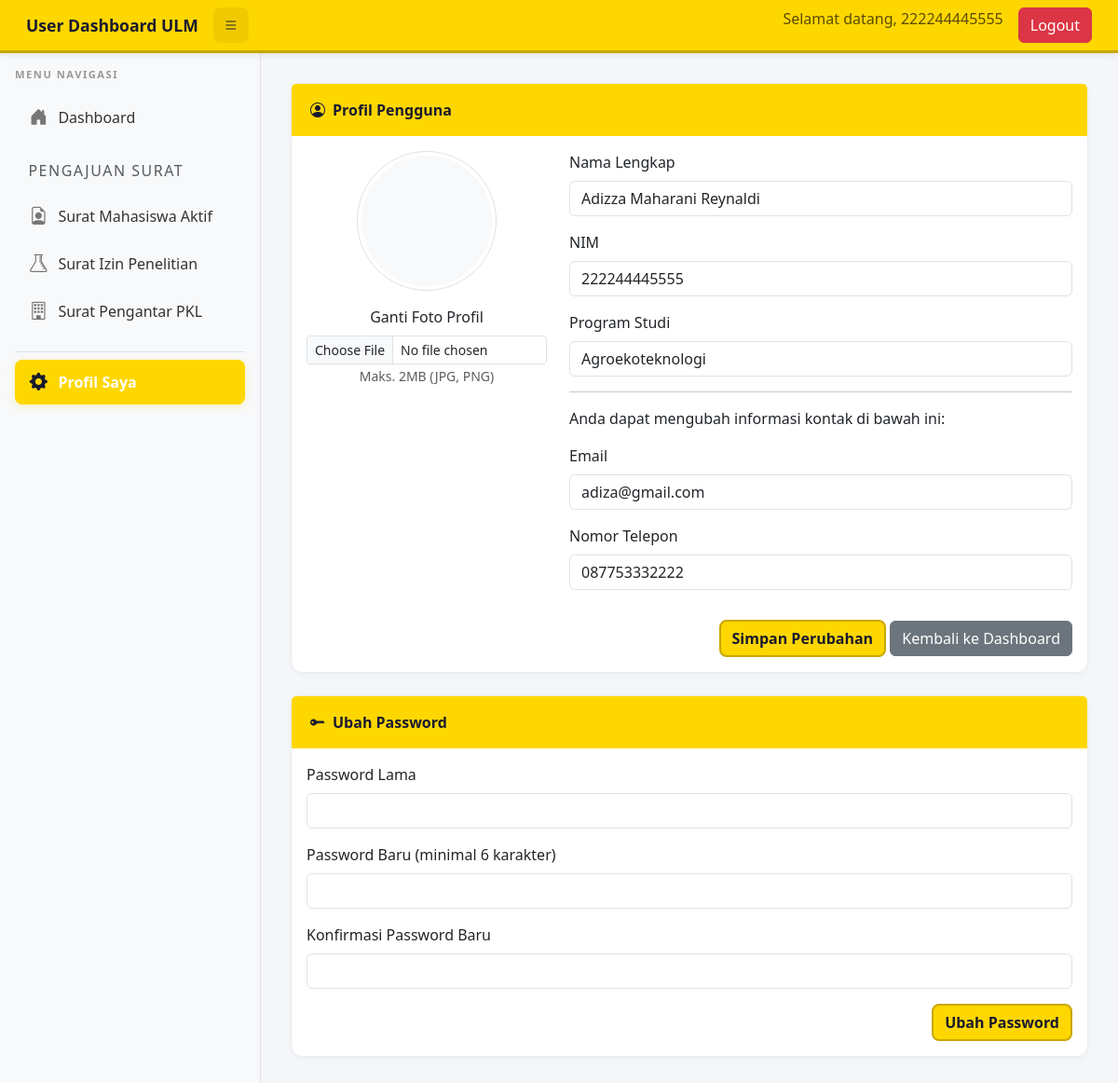
Screenshot of /user/profil.php (signed in) with the database file from the repository.
### tables this page shows
CREATE TABLE `users` (
  `id` int(11) NOT NULL,
  `nama_lengkap` varchar(100) NOT NULL,
  `prodi_id` int(11) DEFAULT NULL,
  `username` varchar(50) NOT NULL,
  `email` varchar(255) DEFAULT NULL,
  `telepon` varchar(20) DEFAULT NULL,
  `password` varchar(255) NOT NULL,
  `foto_profil` varchar(255) DEFAULT NULL,
  `role` enum('admin','user','dekan','wakil_dekan') NOT NULL DEFAULT 'user',
  `created_at` timestamp NOT NULL DEFAULT current_timestamp()
);

CREATE TABLE `program_studi` (
  `id` int(11) NOT NULL,
  `nama_prodi` varchar(255) NOT NULL,
  `nama_fakultas` varchar(255) NOT NULL
);

### user/profil.php (the view, shortened to what this page needs)
<?php
require '../config/database.php';
$stmt = $pdo->prepare("
    SELECT u.*, p.nama_prodi, u.foto_profil
    FROM users u
    LEFT JOIN program_studi p ON u.prodi_id = p.id
    WHERE u.id = ?
");
$stmt->execute([$_SESSION['user_id']]);
$user = $stmt->fetch();
?>
<!DOCTYPE html>
<html lang="id">
<head>
    <link href="https://cdn.jsdelivr.net/npm/bootstrap@5.3.2/dist/css/bootstrap.min.css" rel="stylesheet">
    <link href="https://cdn.jsdelivr.net/npm/bootstrap-icons/font/bootstrap-icons.css" rel="stylesheet">
    <link rel="stylesheet" href="../assets/css/style.css">
    <link rel="stylesheet" href="../assets/css/responsive.css">
</head>
<body>
<nav class="navbar navbar-expand-lg navbar-custom">
    <div class="container-fluid">
        <a class="navbar-brand" href="index.php">User Dashboard ULM</a>
        <div class="collapse navbar-collapse">
            <ul class="navbar-nav">
                <li class="nav-item"><button class="btn" id="sidebar-toggle"><i class="bi bi-list"></i></button></li>
            </ul>
            <ul class="navbar-nav ms-auto">
                <li class="nav-item">
                    <span class="navbar-text me-3">Selamat datang, <?= htmlspecialchars($_SESSION['username']); ?></span>
                </li>
                <li class="nav-item">
                    <a href="../auth/logout.php" class="btn btn-danger">Logout</a>
                </li>
            </ul>
        </div>
    </div>
</nav>
<div class="main-container">
    <div class="sidebar p-3">
        <h5 class="sidebar-heading mb-3"><span class="link-text">Menu Navigasi</span></h5>
        <ul class="nav flex-column">
            <li class="nav-item">
                <a class="nav-link" href="index.php">
                    <i class="bi bi-house-door-fill"></i>
                    <span class="link-text">Dashboard</span>
                </a>
            </li>
            <li class="nav-item mt-2">
                <span class="nav-link text-muted sidebar-heading"><span class="link-text">Pengajuan Surat</span></span>
            </li>
            <li class="nav-item">
                <a class="nav-link" href="ajukan_surat_aktif.php"><i class="bi bi-file-earmark-person"></i><span class="link-text"> Surat Mahasiswa Aktif</span></a>
            </li>
            <li class="nav-item">
                <a class="nav-link" href="ajukan_surat_penelitian.php"><i class="bi bi-flask"></i><span class="link-text"> Surat Izin Penelitian</span></a>
            </li>
            <li class="nav-item">
                <a class="nav-link" href="ajukan_surat_pkl.php"><i class="bi bi-building"></i><span class="link-text"> Surat Pengantar PKL</span></a>
            </li>
            <li class="nav-item mt-3 border-top pt-2">
                <a class="nav-link active" href="profil.php">
                    <i class="bi bi-gear-fill"></i>
                    <span class="link-text">Profil Saya</span>
                </a>
            </li>
        </ul>
    </div>
    <div class="content">
        <div class="card">
            <div class="card-header card-header-custom">
                <i class="bi bi-person-circle me-2"></i>Profil Pengguna
            </div>
            <div class="card-body">
                <form action="proses_update_profil.php" method="POST" enctype="multipart/form-data">
                    <div class="row">
                        <div class="col-md-4 text-center">
                            <?php
                                $foto_path = '../assets/uploads/profil/' . ($user['foto_profil'] ?? 'default.png');
                            ?>
                            <img src="<?= $foto_path ?>" alt="Foto Profil" class="img-thumbnail rounded-circle mb-3" style="width: 150px; height: 150px; object-fit: cover;">
                            <div class="mb-3">
                                <label for="foto_profil" class="form-label">Ganti Foto Profil</label>
                                <input class="form-control form-control-sm" type="file" id="foto_profil" name="foto_profil" accept="image/png, image/jpeg">
                                <small class="text-muted">Maks. 2MB (JPG, PNG)</small>
                            </div>
                        </div>
                        <div class="col-md-8">
                            <div class="mb-3">
                                <label for="nama_lengkap" class="form-label">Nama Lengkap</label>
                                <input type="text" class="form-control" id="nama_lengkap" value="<?= htmlspecialchars($user['nama_lengkap']); ?>" readonly>
                            </div>
                            <div class="mb-3">
                                <label for="nim" class="form-label">NIM</label>
                                <input type="text" class="form-control" id="nim" value="<?= htmlspecialchars($user['username']); ?>" readonly>
                            </div>
                            <div class="mb-3">
                                <label for="prodi" class="form-label">Program Studi</label>
                                <input type="text" class="form-control" id="prodi" value="<?= htmlspecialchars($user['nama_prodi'] ?? 'Belum diatur'); ?>" readonly>
                            </div>
                            <hr>
                            <p>Anda dapat mengubah informasi kontak di bawah ini:</p>
                            <div class="mb-3">
                                <label for="email" class="form-label">Email</label>
                                <input type="email" class="form-control" id="email" name="email" value="<?= htmlspecialchars($user['email'] ?? ''); ?>" placeholder="Masukkan alamat email Anda">
                            </div>
                            <div class="mb-3">
                                <label for="telepon" class="form-label">Nomor Telepon</label>
                                <input type="tel" class="form-control" id="telepon" name="telepon" value="<?= htmlspecialchars($user['telepon'] ?? ''); ?>" placeholder="Masukkan nomor telepon Anda">
                            </div>
                        </div>
                    </div>
                    <div class="mt-3 text-end">
                        <button type="submit" class="btn btn-primary-custom">Simpan Perubahan</button>
                        <a href="index.php" class="btn btn-secondary">Kembali ke Dashboard</a>
                    </div>
                </form>
            </div>
        </div>
        <div class="card mt-4">
            <div class="card-header card-header-custom">
                <i class="bi bi-key-fill me-2"></i>Ubah Password
            </div>
            <div class="card-body">
                <form action="proses_ubah_password.php" method="POST">
                    <div class="mb-3">
                        <label for="password_lama" class="form-label">Password Lama</label>
                        <input type="password" class="form-control" id="password_lama" name="password_lama" required>
                    </div>
                    <div class="mb-3">
                        <label for="password_baru" class="form-label">Password Baru (minimal 6 karakter)</label>
                        <input type="password" class="form-control" id="password_baru" name="password_baru" required>
                    </div>
                    <div class="mb-3">
                        <label for="konfirmasi_password" class="form-label">Konfirmasi Password Baru</label>
                        <input type="password" class="form-control" id="konfirmasi_password" name="konfirmasi_password" required>
                    </div>
                    <div class="text-end">
                        <button type="submit" class="btn btn-primary-custom">Ubah Password</button>
                    </div>
                </form>
            </div>
        </div>
    </div>
</div>
</body>
</html>

### assets/css/style.css (style rules this page uses)
:root { --ulm-yellow: #FFD700; --ulm-yellow-light: #FFF8DC; --ulm-yellow-dark: #C7A600; --ulm-gold: #E6C300; --ulm-dark: #1a1a2e; --ulm-body-bg: #f5f6fa; --primary-color: #FFD700; }
body { background-color: var(--ulm-body-bg); font-family: 'Segoe UI', -apple-system, BlinkMacSystemFont, sans-serif; color: #333; }
.navbar-custom { background: #FFD700; border-bottom: 3px solid #C7A600; padding: 0.5rem 1rem; position: sticky; top: 0; z-index: 1030; box-shadow: 0 2px 8px rgba(0,0,0,0.08); }
.navbar-custom .navbar-brand { color: #1a1a2e; font-weight: 700; font-size: 1.1rem; }
#sidebar-toggle { border: none; background: rgba(0,0,0,0.06); border-radius: 8px; width: 38px; height: 38px; display: flex; align-items: center; justify-content: center; transition: all 0.2s; }
#sidebar-toggle i { color: #1a1a2e; }
.btn-primary-custom { background: #FFD700; border: 2px solid #C7A600; color: #1a1a2e; font-weight: 600; border-radius: 8px; transition: all 0.2s; }
.sidebar { background: #fff; border-right: 1px solid #e9ecef; }
.sidebar .sidebar-heading { font-size: 0.7rem; text-transform: uppercase; letter-spacing: 1.5px; color: #999; font-weight: 700; }
.sidebar .nav-link { color: #555; font-size: 0.92rem; font-weight: 500; padding: 0.6rem 0.9rem; border-radius: 8px; margin-bottom: 3px; transition: all 0.2s ease; display: flex; align-items: center; }
.sidebar .nav-link .bi { font-size: 1.1rem; width: 22px; text-align: center; margin-right: 10px; color: #777; }
.sidebar .nav-link.active { background: #FFD700; color: #1a1a2e; font-weight: 700; box-shadow: 0 2px 8px rgba(255, 215, 0, 0.25); }
.sidebar .nav-link.active .bi { color: #1a1a2e; }
.card { border: 1px solid #e9ecef; border-radius: 12px; box-shadow: 0 1px 6px rgba(0,0,0,0.04); transition: all 0.2s ease; }
.card-header-custom { background: #FFD700; color: #1a1a2e; font-weight: 700; border-bottom: none; padding: 1rem 1.25rem; }

### assets/css/responsive.css (style rules this page uses)
.sidebar { transition: width 0.3s cubic-bezier(0.4, 0, 0.2, 1), padding 0.3s ease, border-right 0.3s ease !important; }
* { -webkit-tap-highlight-color: transparent; }

### user/profil.php (style rules this page uses)
body { display: flex; min-height: 100vh; flex-direction: column; }
.main-container { display: flex; flex: 1; }
.sidebar { width: 280px; background-color: #f8f9fa; border-right: 1px solid #dee2e6; transition: width 0.3s ease; }
.content { flex: 1; padding: 2rem; transition: margin-left 0.3s ease; }
.sidebar .nav-link { color: #333; font-size: 1rem; white-space: nowrap; overflow: hidden; }
.sidebar .nav-link.active { background-color: var(--primary-color); color: white; }
.sidebar .nav-link .bi { margin-right: 10px; font-size: 1.2rem; }
.sidebar .nav-link .link-text { transition: opacity 0.3s ease; }

### rows the page displays
users: foto_profil (picture), nama_lengkap "Adizza Maharani Reynaldi", username "222244445555", prodi.nama_prodi "Agroekoteknologi", email "adiza@gmail.com", telepon "087753332222"

### other values shown
$_SESSION['username'] "222244445555"
